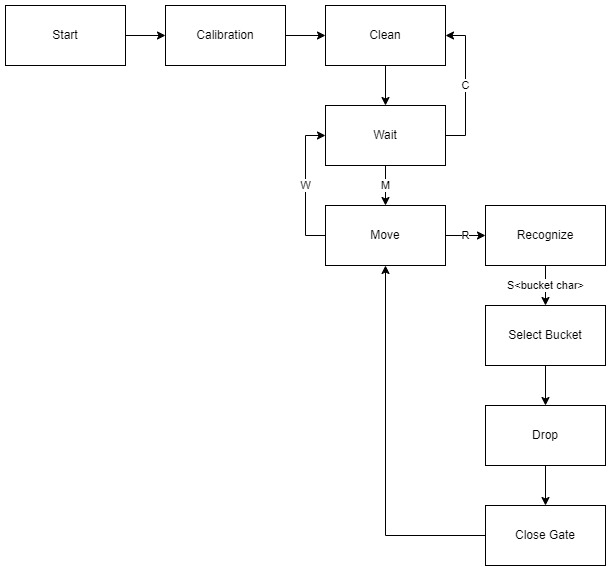
#> input picture states.jpg, 611 x 571 px
$ python -i replace_gray.py   (imports and definitions only)
#> lines starting #> are read from the running program, lines starting #| are printed output that depends on the picture
### lib/img_utils.py
# Image processing functions
# (c) kol, 2019-2022

""" Misc routines """

import cv2
import numpy as np
import numpy.typing as npt
import tensorflow as tf
from typing import Sequence
from typing import Union, Tuple, Optional

ColorT = Tuple[int,int,int]
SizeT = Tuple[int,int]
BBoxT = Tuple[int,int,int,int]
ImageT = npt.NDArray

COLOR_BLACK: ColorT = (0,0,0)
COLOR_RED: ColorT = (0,0,255)
COLOR_BLUE: ColorT = (255,0,0)
COLOR_GREEN: ColorT = (0,255,0)
COLOR_GRAY: ColorT = (127,127,127)
COLOR_WHITE: ColorT = (255,255,255)

# [172 lines left out: functions rgb_to_rgba, resize, patch, imshow, not called in this run]

def get_bgsub_mask(
    img: ImageT,
    img_bg: ImageT,
    kernel_size: Optional[int] = 10
) -> ImageT:
    """ Calculate background subtraction mask using static background and foreground images.

    Based on https://stackoverflow.com/questions/25617252/opencv-background-segmentation-subtraction-from-single-image

    Args:
        img:    An OpenCV image with background and probably some foreground objects
        img_bg: An OpenCV image with pure background

    Returns:
        A mask to subtract the background from foreground image. Use `apply_image_mask` to actually
        extract the foreground

    Examples:

            img = cv2.imread('image.png')
            img_bg = cv2.imread('background.png')
            mask = get_bgsub_mask(img_fg, img_bg, kernel_size=21)
            masked_img = apply_image_mask(img, mask)
            cv2.imshow('Masked image', masked_img)
    """

    backSub = cv2.createBackgroundSubtractorMOG2()
    _ = backSub.apply(img_bg)
    mask = backSub.apply(img)

    sz: int = kernel_size or 10
    kernel = cv2.getStructuringElement(cv2.MORPH_ELLIPSE,(sz,sz))
    mask_morph = cv2.morphologyEx(mask, cv2.MORPH_OPEN, kernel)
    mask_morph = cv2.morphologyEx(mask_morph, cv2.MORPH_CLOSE, kernel)

    return mask_morph

# [197 lines left out: functions get_image_area, zoom_at, _image_dimensions, pad_to_bounding_box, zoom_image, not called in this run]

### etc/replace_gray.py
# LEGO sorter project
# Replace gray color from images
# (c) lego-sorter team, 2022-2025

import cv2
import logging
import numpy as np
import lib.img_utils as imu
from pathlib import Path

# [1 line not run here, left out]
logger = logging.getLogger('lego-tracker')
# [1 line not run here, left out]

def is_debug() -> bool:
    return logger.getEffectiveLevel() == logging.DEBUG

def debug_imshow(img: np.ndarray, title: str = None):
    if is_debug():
        imu.imshow(img, title, (600, 800))

def bincount_app(a):
    a2D = a.reshape(-1,a.shape[-1])
    col_range = (256, 256, 256) # generically : a2D.max(0)+1
    a1D = np.ravel_multi_index(a2D.T, col_range)
    return np.unravel_index(np.bincount(a1D).argmax(), col_range)

def find_bgmask_multichannel(img: np.ndarray) -> np.ndarray:

    # Find most popular color, which is assumed to be background
    bgclr = bincount_app(img)
    logger.info('Background color is %s', bgclr)

    # Build a background subtraction mask
    bg_mask = imu.get_bgsub_mask(img, np.full(img.shape, bgclr, img.dtype))
    nonzero = np.nonzero(bg_mask)
    if not nonzero[0].any() or not nonzero[1].any():
        raise Exception('ERROR: only background color detected')
    debug_imshow(bg_mask, 'initial bg_mask')

    # Flood fill holes within the mask starting from all 4 corners
    # (there usually comes ligthing artifacts)
    bg_mask[ bg_mask != 0 ] = 255
    corners = [
        (0, 0),
        (0, bg_mask.shape[0]-1),
        (bg_mask.shape[1]-1, 0),
        (bg_mask.shape[1]-1, bg_mask.shape[0]-1)
    ]
    for pt in corners:
        cv2.floodFill(bg_mask, None, pt, 0)
    debug_imshow(bg_mask, 'filled bg_mask')
    return bg_mask

# [66 lines left out: functions find_bgmask_luminosity, find_bgmask_thresh, bgmask_to_bbox, replace_color, not called in this run]

def extract_object(img1,
    method='multichannel',
    extract_roi=True,
    roi_size=None,
    bbox_relax=None,
    replace_bgclr=None,
    **kwargs):
    """ Detect and extract an object """

    if replace_bgclr is None and not extract_roi:
        raise ValueError('Invalid parameter combination ')
    if roi_size is not None and bbox_relax is not None:
        raise ValueError('Invalid parameter combination')
    if bbox_relax is None:
        bbox_relax = 0.3

    # Prepare background subtraction mask
    match method:
        case 'multichannel':
            bgmask = find_bgmask_multichannel(img1, **kwargs)
        case 'luminosity':
            bgmask = find_bgmask_luminosity(img1, **kwargs)
        case 'threshold':
            bgmask = find_bgmask_thresh(img1, **kwargs)
        case _:
            raise ValueError('Unknown method %s', method)

    # Convert to bounding box
    center, bbox, contour = bgmask_to_bbox(bgmask)
    logger.info(f'Object detected at {center} bbox {bbox}')

    if roi_size is None:
        # Relax bbox by given boundary enlargement coefficient or constant value
        if isinstance(bbox_relax, float):
            dw, dh = int(bbox[2]*bbox_relax), int(bbox[3]*bbox_relax)
        else:
            dw, dh = bbox_relax, bbox_relax

        bbox_roi = [
            max(bbox[0] - dw, 0),
            max(bbox[1] - dh, 0),
            min(bbox[0] + bbox[2] + dw, img1.shape[1]),
            min(bbox[1] + bbox[3] + dh, img1.shape[0])
        ]
    else:
        # Exact ROI size provided
        x, y = max(int(center[0] - roi_size[1]/2), 0), max(int(center[1] - roi_size[0]/2), 0)
        bbox_roi = [
            x,
            y,
            int(x + roi_size[1]),
            int(y + roi_size[0])
        ]
        if bbox_roi[2] > img1.shape[1]:
            logger.warning(f'Image is not wide enought to extract ROI centered at {center} given required width {roi_size[0]}')
            bbox_roi[2] = img1.shape[1]
        if bbox_roi[3] > img1.shape[0]:
            logger.warning(f'Image is not long enought to extract ROI centered at {center} given required height {roi_size[0]}')
            bbox_roi[3] = img1.shape[0]
    logger.info(f'ROI bbox: {bbox_roi}')

    if is_debug():
        debug_img = img1.copy()
        cv2.rectangle(debug_img,
            (bbox_roi[0], bbox_roi[1]),
            (bbox_roi[2], bbox_roi[3]),
            (0, 255, 0), 2)
        debug_imshow(debug_img, 'bbox')

    if replace_bgclr is not None:
        # Replace background with single color
        img1 = img1.copy()
        img1 = replace_color(img1, replace_bgclr, mask=bgmask, exclude_contour=contour)

    if extract_roi:
        # Extract ROI
        img1 = imu.get_image_area(img1, bbox_roi)

    return img1

target_dir = Path('./images.white')
# [12 lines not run here, left out]

>>> import cv2
>>> picture = cv2.imread('../states.jpg')
#> picture is the input picture: shape (571, 611, 3); min 0, max 255, mean 250.9
>>> result = extract_object(picture)
#> in find_bgmask_multichannel, `bgclr = bincount_app(img)`: bgclr = (255, 255, 255)
#> in get_bgsub_mask, `_ = backSub.apply(img_bg)`: img_bg: shape (571, 611, 3); every value is 255
#> in get_bgsub_mask, `mask = backSub.apply(img)`:
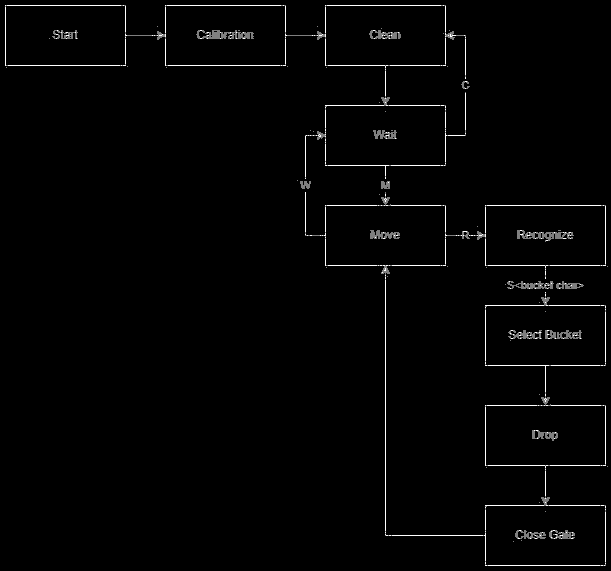
#> mask: shape (571, 611); min 0, max 255, mean 4.1
#> in get_bgsub_mask, `mask_morph = cv2.morphologyEx(mask, cv2.MORPH_OPEN, kernel)`: mask_morph: shape (571, 611); every value is 0
#> in find_bgmask_multichannel, `nonzero = np.nonzero(bg_mask)`: nonzero = (empty array, empty array)
#> (the run stopped early here; a loop or call above may not have finished)
